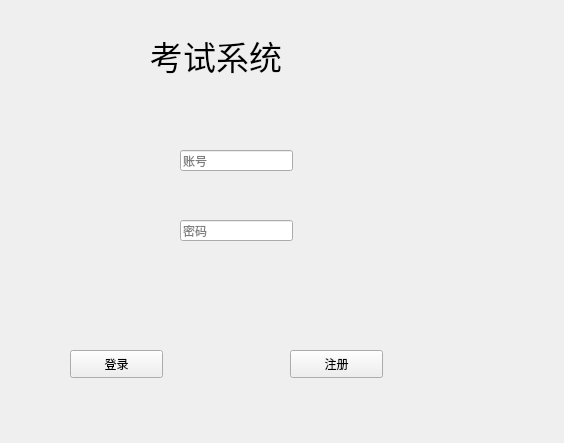
<?xml version="1.0" encoding="UTF-8"?>
<ui version="4.0">
 <class>Widget</class>
 <widget class="QWidget" name="Widget">
  <property name="geometry">
   <rect>
    <x>0</x>
    <y>0</y>
    <width>564</width>
    <height>443</height>
   </rect>
  </property>
  <property name="windowTitle">
   <string>Widget</string>
  </property>
  <widget class="QLabel" name="label">
   <property name="geometry">
    <rect>
     <x>150</x>
     <y>10</y>
     <width>241</width>
     <height>91</height>
    </rect>
   </property>
   <property name="font">
    <font>
     <pointsize>25</pointsize>
    </font>
   </property>
   <property name="text">
    <string>考试系统</string>
   </property>
  </widget>
  <widget class="QPushButton" name="pushButton">
   <property name="geometry">
    <rect>
     <x>70</x>
     <y>350</y>
     <width>93</width>
     <height>28</height>
    </rect>
   </property>
   <property name="text">
    <string>登录</string>
   </property>
  </widget>
  <widget class="QPushButton" name="pushButton_2">
   <property name="geometry">
    <rect>
     <x>290</x>
     <y>350</y>
     <width>93</width>
     <height>28</height>
    </rect>
   </property>
   <property name="text">
    <string>注册</string>
   </property>
  </widget>
  <widget class="QLineEdit" name="lineEdit">
   <property name="enabled">
    <bool>true</bool>
   </property>
   <property name="geometry">
    <rect>
     <x>180</x>
     <y>150</y>
     <width>113</width>
     <height>21</height>
    </rect>
   </property>
   <property name="inputMask">
    <string notr="true"/>
   </property>
   <property name="text">
    <string/>
   </property>
   <property name="echoMode">
    <enum>QLineEdit::Normal</enum>
   </property>
   <property name="placeholderText">
    <string>账号</string>
   </property>
  </widget>
  <widget class="QLineEdit" name="lineEdit_2">
   <property name="geometry">
    <rect>
     <x>180</x>
     <y>220</y>
     <width>113</width>
     <height>21</height>
    </rect>
   </property>
   <property name="inputMask">
    <string/>
   </property>
   <property name="text">
    <string/>
   </property>
   <property name="echoMode">
    <enum>QLineEdit::Password</enum>
   </property>
   <property name="dragEnabled">
    <bool>true</bool>
   </property>
   <property name="placeholderText">
    <string>密码</string>
   </property>
  </widget>
 </widget>
 <layoutdefault spacing="6" margin="11"/>
 <resources/>
 <connections/>
</ui>
